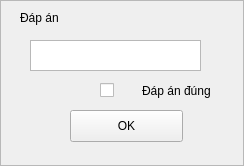
<?xml version="1.0" encoding="UTF-8"?>
<ui version="4.0">
 <class>Frame</class>
 <widget class="QFrame" name="Frame">
  <property name="geometry">
   <rect>
    <x>0</x>
    <y>0</y>
    <width>244</width>
    <height>166</height>
   </rect>
  </property>
  <property name="windowTitle">
   <string>Frame</string>
  </property>
  <property name="frameShape">
   <enum>QFrame::StyledPanel</enum>
  </property>
  <property name="frameShadow">
   <enum>QFrame::Raised</enum>
  </property>
  <widget class="QLabel" name="dap_an_label">
   <property name="geometry">
    <rect>
     <x>20</x>
     <y>10</y>
     <width>60</width>
     <height>16</height>
    </rect>
   </property>
   <property name="text">
    <string>Đáp án</string>
   </property>
  </widget>
  <widget class="QTextEdit" name="dap_an_dung_text_edit">
   <property name="geometry">
    <rect>
     <x>30</x>
     <y>40</y>
     <width>171</width>
     <height>31</height>
    </rect>
   </property>
  </widget>
  <widget class="QWidget" name="horizontalLayoutWidget">
   <property name="geometry">
    <rect>
     <x>100</x>
     <y>70</y>
     <width>111</width>
     <height>41</height>
    </rect>
   </property>
   <layout class="QHBoxLayout" name="dap_an_check_box_layout">
    <item>
     <widget class="QCheckBox" name="dap_an_check_box">
      <property name="text">
       <string/>
      </property>
     </widget>
    </item>
    <item>
     <widget class="QLabel" name="dap_an_dung_label">
      <property name="text">
       <string>Đáp án đúng</string>
      </property>
     </widget>
    </item>
   </layout>
  </widget>
  <widget class="QPushButton" name="ok_button">
   <property name="geometry">
    <rect>
     <x>70</x>
     <y>110</y>
     <width>113</width>
     <height>32</height>
    </rect>
   </property>
   <property name="text">
    <string>OK</string>
   </property>
  </widget>
 </widget>
 <resources/>
 <connections/>
</ui>
